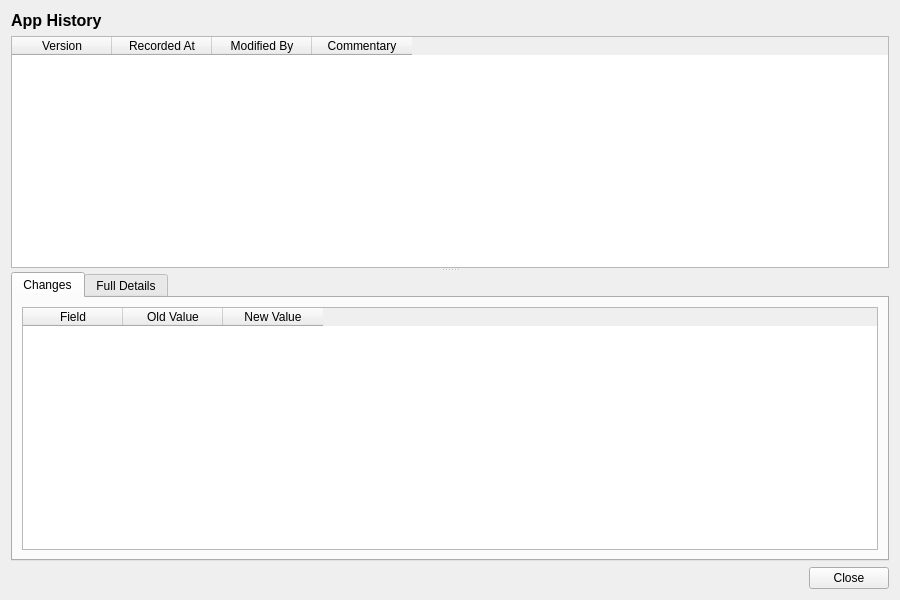
<?xml version="1.0" encoding="UTF-8"?>
<ui version="4.0">
 <class>AppHistoryDialog</class>
 <widget class="QWidget" name="AppHistoryDialog">
  <property name="geometry">
   <rect>
    <x>0</x>
    <y>0</y>
    <width>900</width>
    <height>600</height>
   </rect>
  </property>
  <property name="windowTitle">
   <string>App History</string>
  </property>
  <layout class="QVBoxLayout" name="verticalLayout">
   <item>
    <widget class="QLabel" name="titleLabel">
     <property name="font">
      <font>
       <pointsize>12</pointsize>
       <bold>true</bold>
      </font>
     </property>
     <property name="text">
      <string>App History</string>
     </property>
    </widget>
   </item>
   <item>
    <widget class="QSplitter" name="splitter">
     <property name="orientation">
      <enum>Qt::Vertical</enum>
     </property>
     <widget class="QTableWidget" name="versionListWidget">
      <property name="minimumHeight">
       <number>150</number>
      </property>
      <property name="maximumHeight">
       <number>250</number>
      </property>
      <property name="alternatingRowColors">
       <bool>true</bool>
      </property>
      <property name="editTriggers">
       <set>QAbstractItemView::NoEditTriggers</set>
      </property>
      <property name="selectionMode">
       <enum>QAbstractItemView::SingleSelection</enum>
      </property>
      <property name="selectionBehavior">
       <enum>QAbstractItemView::SelectRows</enum>
      </property>
      <column>
       <property name="text">
        <string>Version</string>
       </property>
      </column>
      <column>
       <property name="text">
        <string>Recorded At</string>
       </property>
      </column>
      <column>
       <property name="text">
        <string>Modified By</string>
       </property>
      </column>
      <column>
       <property name="text">
        <string>Commentary</string>
       </property>
      </column>
     </widget>
     <widget class="QWidget" name="detailWidget">
      <layout class="QVBoxLayout" name="detailLayout">
       <property name="leftMargin">
        <number>0</number>
       </property>
       <property name="topMargin">
        <number>0</number>
       </property>
       <property name="rightMargin">
        <number>0</number>
       </property>
       <property name="bottomMargin">
        <number>0</number>
       </property>
       <item>
        <widget class="QTabWidget" name="tabWidget">
         <property name="currentIndex">
          <number>0</number>
         </property>
         <widget class="QWidget" name="changesTab">
          <attribute name="title">
           <string>Changes</string>
          </attribute>
          <layout class="QVBoxLayout" name="changesTabLayout">
           <item>
            <widget class="QTableWidget" name="changesTableWidget">
             <property name="editTriggers">
              <set>QAbstractItemView::NoEditTriggers</set>
             </property>
             <property name="alternatingRowColors">
              <bool>true</bool>
             </property>
             <property name="selectionMode">
              <enum>QAbstractItemView::SingleSelection</enum>
             </property>
             <property name="selectionBehavior">
              <enum>QAbstractItemView::SelectRows</enum>
             </property>
             <column>
              <property name="text">
               <string>Field</string>
              </property>
             </column>
             <column>
              <property name="text">
               <string>Old Value</string>
              </property>
             </column>
             <column>
              <property name="text">
               <string>New Value</string>
              </property>
             </column>
            </widget>
           </item>
          </layout>
         </widget>
         <widget class="QWidget" name="fullDetailsTab">
          <attribute name="title">
           <string>Full Details</string>
          </attribute>
          <layout class="QVBoxLayout" name="fullDetailsTabLayout">
           <item>
            <widget class="QScrollArea" name="scrollArea">
             <property name="widgetResizable">
              <bool>true</bool>
             </property>
             <widget class="QWidget" name="scrollAreaWidgetContents">
              <property name="geometry">
               <rect>
                <x>0</x>
                <y>0</y>
                <width>560</width>
                <height>450</height>
               </rect>
              </property>
              <layout class="QFormLayout" name="formLayout">
               <item row="0" column="0">
                <widget class="QLabel" name="nameLabel">
                 <property name="text">
                  <string>Name:</string>
                 </property>
                </widget>
               </item>
               <item row="0" column="1">
                <widget class="QLabel" name="nameValue">
                 <property name="text">
                  <string/>
                 </property>
                </widget>
               </item>
               <item row="1" column="0">
                <widget class="QLabel" name="descriptionLabel">
                 <property name="text">
                  <string>Description:</string>
                 </property>
                </widget>
               </item>
               <item row="1" column="1">
                <widget class="QLabel" name="descriptionValue">
                 <property name="text">
                  <string/>
                 </property>
                 <property name="wordWrap">
                  <bool>true</bool>
                 </property>
                </widget>
               </item>
               <item row="2" column="0">
                <widget class="QLabel" name="versionNumberLabel">
                 <property name="text">
                  <string>Version:</string>
                 </property>
                </widget>
               </item>
               <item row="2" column="1">
                <widget class="QLabel" name="versionNumberValue">
                 <property name="text">
                  <string/>
                 </property>
                </widget>
               </item>
               <item row="3" column="0">
                <widget class="QLabel" name="modifiedByLabel">
                 <property name="text">
                  <string>Modified By:</string>
                 </property>
                </widget>
               </item>
               <item row="3" column="1">
                <widget class="QLabel" name="modifiedByValue">
                 <property name="text">
                  <string/>
                 </property>
                </widget>
               </item>
               <item row="4" column="0">
                <widget class="QLabel" name="recordedAtLabel">
                 <property name="text">
                  <string>Recorded At:</string>
                 </property>
                </widget>
               </item>
               <item row="4" column="1">
                <widget class="QLabel" name="recordedAtValue">
                 <property name="text">
                  <string/>
                 </property>
                </widget>
               </item>
               <item row="5" column="0">
                <widget class="QLabel" name="changeCommentaryLabel">
                 <property name="text">
                  <string>Change Commentary:</string>
                 </property>
                </widget>
               </item>
               <item row="5" column="1">
                <widget class="QLabel" name="changeCommentaryValue">
                 <property name="text">
                  <string/>
                 </property>
                 <property name="wordWrap">
                  <bool>true</bool>
                 </property>
                </widget>
               </item>
              </layout>
             </widget>
            </widget>
           </item>
          </layout>
         </widget>
        </widget>
       </item>
      </layout>
     </widget>
    </widget>
   </item>
   <item>
    <layout class="QHBoxLayout" name="buttonLayout">
     <item>
      <spacer name="horizontalSpacer">
       <property name="orientation">
        <enum>Qt::Horizontal</enum>
       </property>
       <property name="sizeHint" stdset="0">
        <size><width>40</width><height>20</height></size>
       </property>
      </spacer>
     </item>
     <item>
      <widget class="QPushButton" name="closeButton">
       <property name="text">
        <string>Close</string>
       </property>
      </widget>
     </item>
    </layout>
   </item>
  </layout>
 </widget>
 <resources/>
 <connections/>
</ui>
